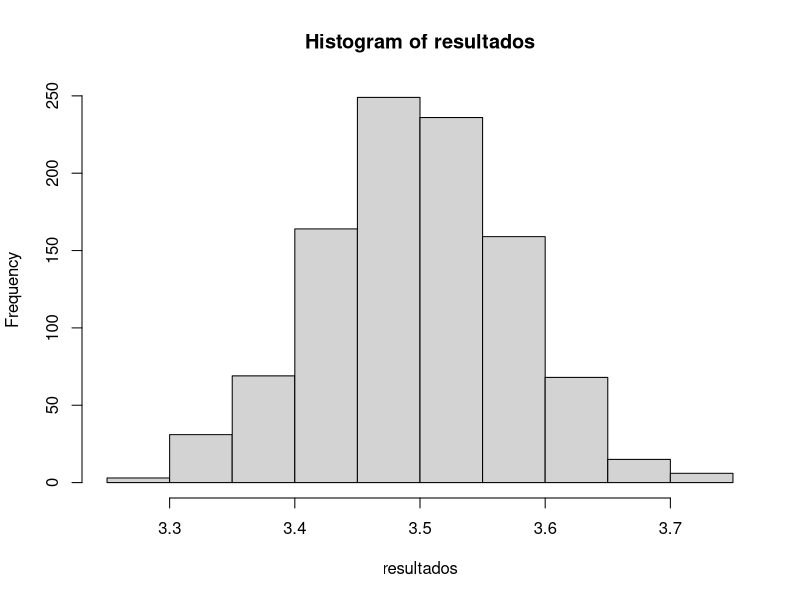
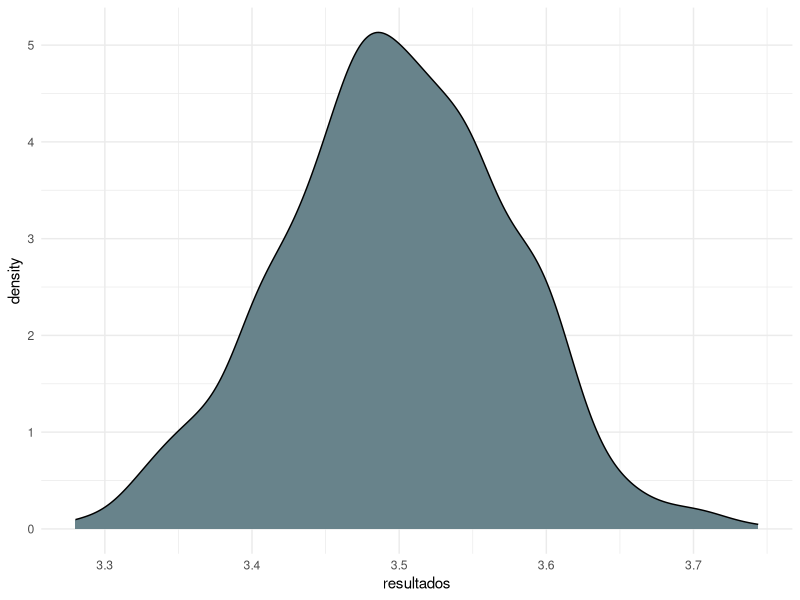
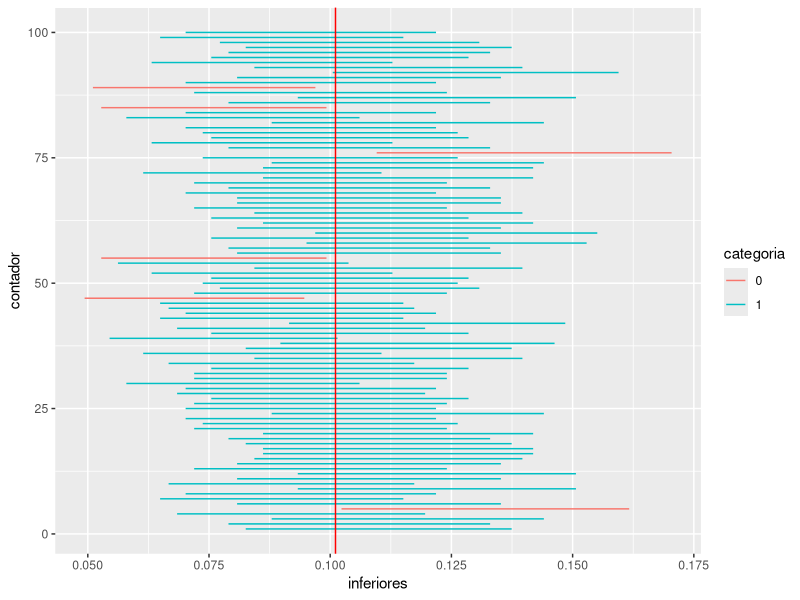

Write the R code that produced these figures, in order.
media <- mean(sample(1:6, size = 500, replace = TRUE))

resultados <- c()
for (j in 1:1000) {
  resultados[j] <- mean(sample(1:6, size = 500, replace = TRUE))
}
hist(resultados)

dados <- data.frame(resultados)
dados

library(ggplot2)

ggplot(dados, aes(x = resultados)) + geom_density(fill = "lightblue4") + theme_minimal()

populacao <- sample(0:1, size = 100000, replace = TRUE, prob = c(0.9, 0.1))

valor_real <- mean(populacao)
valor_real

amostra <- sample(populacao, size = 500, replace = TRUE)

media <- mean(amostra)
media
parte_inferior <- media - 1.96*(sqrt(media * (1 - media))/sqrt(500))
parte_superior <- media + 1.96*(sqrt(media * (1 - media))/sqrt(500))

(parte_inferior + parte_superior)/2 #resultado é exatamente igual a média

inferiores <- c()
superiores <- c()

for (k in 1:100) {
  amostra <- sample(populacao, size = 500, replace = TRUE)
  media <- mean(amostra)
  inferiores[k] <- media - 1.96*(sqrt(media * (1 - media))/sqrt(500))
  superiores[k] <- media + 1.96*(sqrt(media * (1 - media))/sqrt(500))
}

inferiores[23]
superiores[23]

intervalos <- data.frame(inferiores, superiores, contador = 1:100)

#ggplot(data = intervalos) +
#  geom_segment(aes(x = inferiores, xend = superiores, y = contador, yend = contador, col = categoria)) +
 # geom_vline(xintercept = valor_real, col = ("red"))

categoria <- ifelse( intervalos$inferiores > valor_real | intervalos$superiores < valor_real, 0, 1)

intervalos$categoria <- as.factor(categoria)

ggplot(data = intervalos) +
  geom_segment(aes(x = inferiores, xend = superiores, y = contador, yend = contador, col = categoria)) +
  geom_vline(xintercept = valor_real, col = ("red"))

# Resumo: O que o código faz
# Simula a distribuição de médias amostrais para uma amostra de 500 lançamentos de dados.
# Simula uma população de 100.000 elementos (0 e 1) com uma proporção de 10% de "1"s.
# Realiza amostragens da população para calcular a média amostral e intervalos de confiança.
# Repete o processo de amostragem 100 vezes para calcular os intervalos de confiança.
# Visualiza os intervalos de confiança e verifica se eles contêm o valor real da população.
# No final, o gráfico mostra quais intervalos capturam ou não o verdadeiro valor médio da 
# população, permitindo uma análise visual de como os intervalos de confiança variam e quantos incluem o valor real.